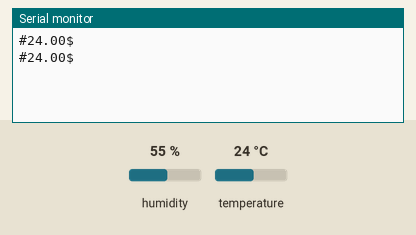
Bench run of a sketch on a simulated Arduino Uno, built with avr-gcc and run on an emulated ATmega328P. Parts: the last lines printed to the serial monitor. The test bench sets the inputs (shaded band); at power-on: temperature 24 °C, humidity 55 %.

Above: at 10.8 s.
10.9 s: temperature set to 12 °C
At 15.7 s:
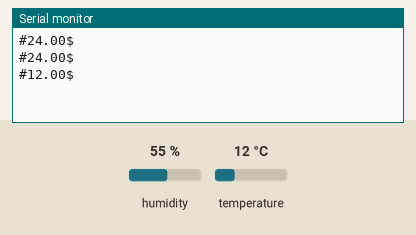
18.4 s: temperature set to 19 °C
At 21.6 s:
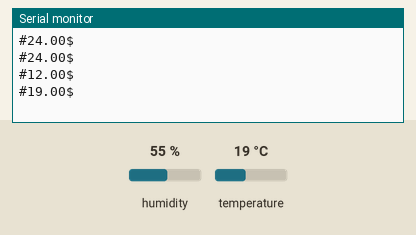
Timing chart, 0 to 23.1 s (numbered marks = the images above; inputs shaded):
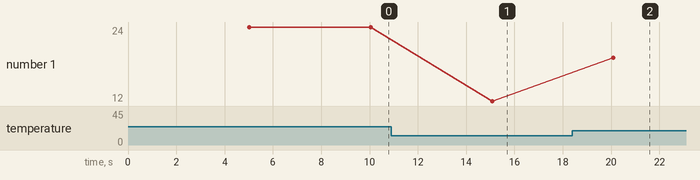

The sketch:

ForestFireWarningSystem.ino
```cpp
/********************
 * 森林火警系统 Arduino下位机数据采集端
 * Author : zhangxinhui02
 * 2021.6.23
 *********************/


#include <Adafruit_Sensor.h>
#include <DHT.h>
#include <DHT_U.h>


int TIMEOUT = 5;                            //每次程序检测温度并上传至服务器之间的延时，单位：秒，可自行修改秒数，不建议小于3秒
DHT dht(2,DHT11);                           //DHT11模块（接线2，可以自行修改到其他数字管脚，不建议换到0和1）

//初始化
void setup() {
  dht.begin();
  Serial.begin(115200);
}

//主程序
void loop() {
  delay(TIMEOUT * 1000);
  Serial.println("#"+String(dht.readTemperature())+"$");
}
```

Measured:
- after the input at 10.9 s, the serial monitor: prints a new line after 4.2 s (image 1)
- after the input at 18.4 s, the serial monitor: prints a new line after 1.7 s (image 2)
- plotted number 1: 24 → 12 after the input at 10.9 s, 12 → 19 after the input at 18.4 s
